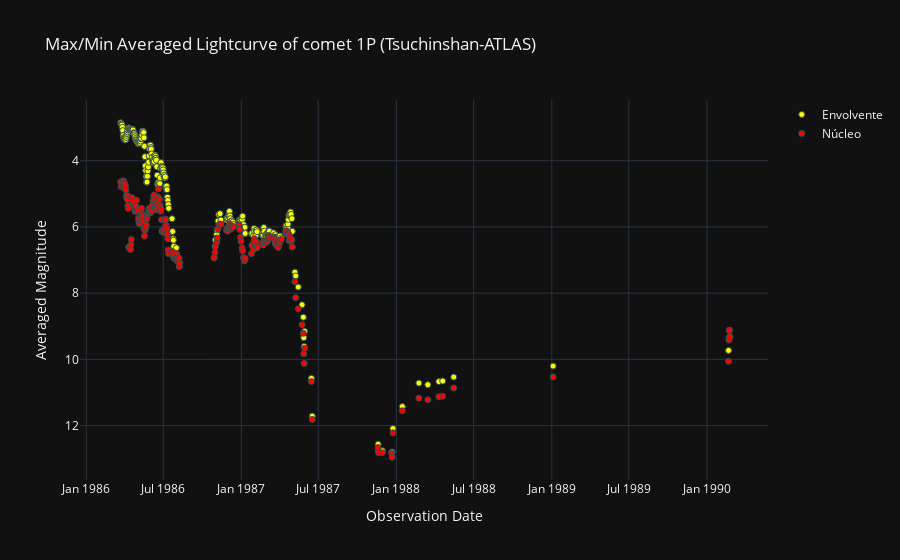

Notebook code for this chart:
### Code cell
tipo_de_grafica = '1'
generar_grafica(tipo_de_grafica, nombre_del_cometa, bases_de_datos)

### Figure 1 — Plotly figure (JSON) as saved in the notebook; plotly's stock layout.template omitted (floating-point values rounded to 4 significant figures; data arrays with more than 128 entries replaced by an {"elided": "..."} marker saying what was removed)
{"data": [{"marker": {"color": "yellow", "line": {"color": "DarkSlateGrey", "width": 1}}, "mode": "markers", "name": "Envolvente", "type": "scatter", "x": {"elided": "247 str values"}, "y": {"elided": "247 float values"}}, {"marker": {"color": "red", "line": {"color": "DarkSlateGrey", "width": 1}}, "mode": "markers", "name": "Núcleo", "type": "scatter", "x": {"elided": "247 str values"}, "y": {"elided": "247 float values"}}], "layout": {"title": {"text": "Max/Min Averaged Lightcurve of comet 1P (Tsuchinshan-ATLAS)"}, "xaxis": {"title": {"text": "Observation Date"}}, "yaxis": {"autorange": "reversed", "title": {"text": "Averaged Magnitude"}}}}
